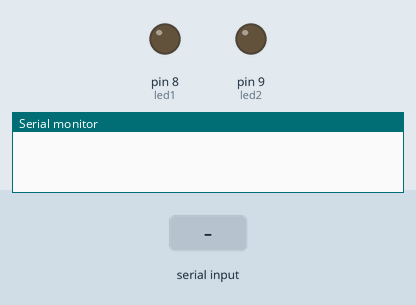
This sketch was run on a simulated Arduino Uno, built with avr-gcc and run on an emulated ATmega328P. Parts: output pins drawn as LEDs (lit = HIGH), the last lines printed to the serial monitor. The inputs (shaded band) are chosen by the test bench.

Above: at 1.2 s.
1.3 s: "1#" received over Serial
At 2.2 s:
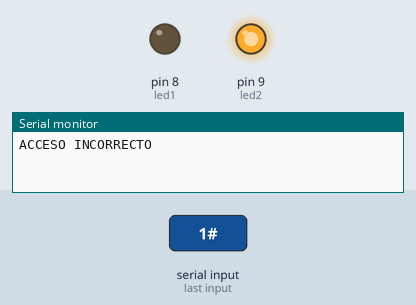
Timing chart, 0 to 4.3 s (numbered marks = the images above; inputs shaded):
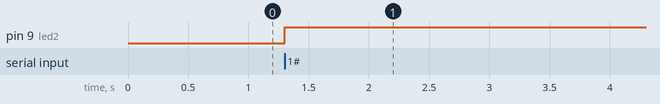

Measured:
- after the input at 1.3 s, pin 9 (led2): LOW → HIGH at once

The sketch:

Tarea6NogalesCamilo.ino
```cpp
/*
 * CAPITULO 3: MEDIOS DE COMUNICACION/Comunicacion Serial
 * TAREA 6: Valide una contraseña de 4 dígitos ingresos por
 * comunicación serial. Enciende un led verde si es la
 * adecuada o un led rojo si es erróneo el ingreso.
 *
 */
const int led1 = 8;
const int led2 = 9;
String c = "1994";
String dato;
#include <string.h>
void setup() {
  // put your setup code here, to run once:
  Serial.begin(9600);
  pinMode(led1,OUTPUT);
  pinMode(led2,OUTPUT);
}

void loop() {
  // put your main code here, to run repeatedly:
  if(Serial.available()>0){
    dato=Serial.readStringUntil('#');
    if(dato==c){
      Serial.println("ACCESO CORRECTO");
      digitalWrite(led1,HIGH);
      digitalWrite(led2,LOW);
      delay(300);
    }
    else{
      Serial.println("ACCESO INCORRECTO");
      digitalWrite(led1,LOW);
      digitalWrite(led2,HIGH);
      delay(300);
    }
    dato="";
  }
}
```
